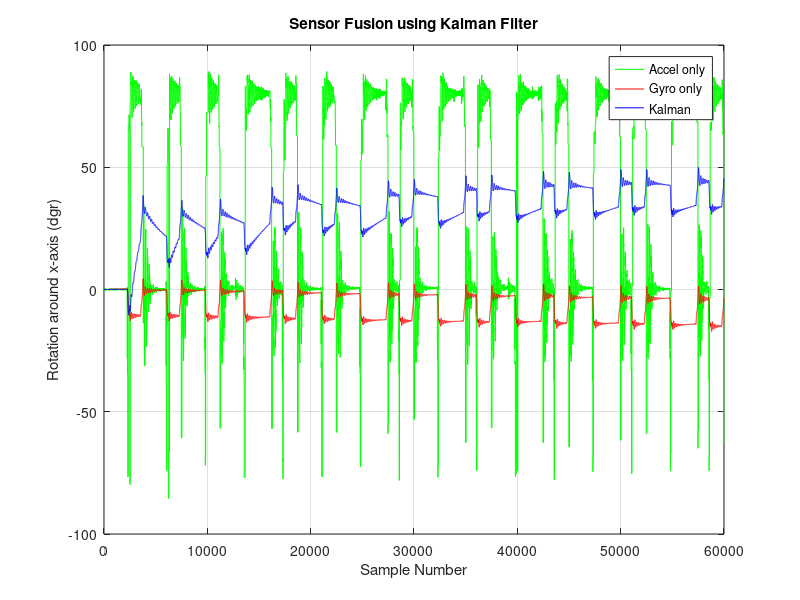
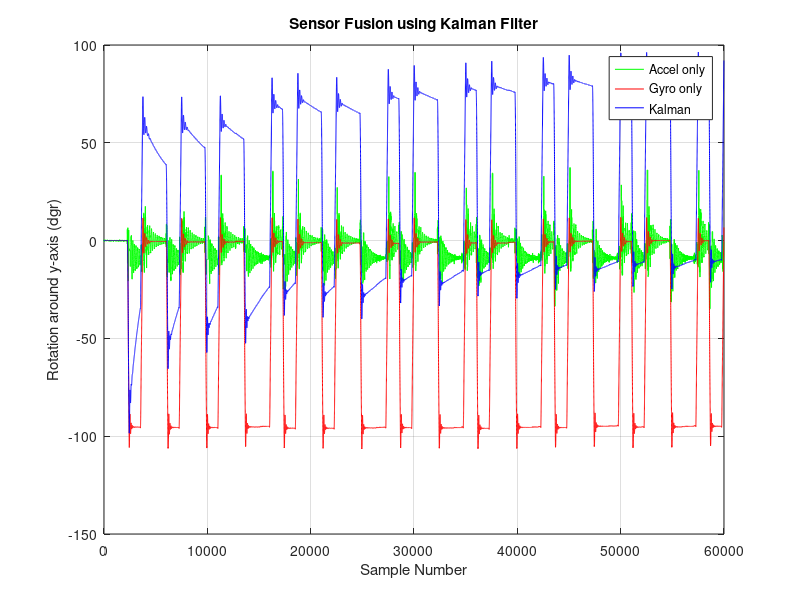
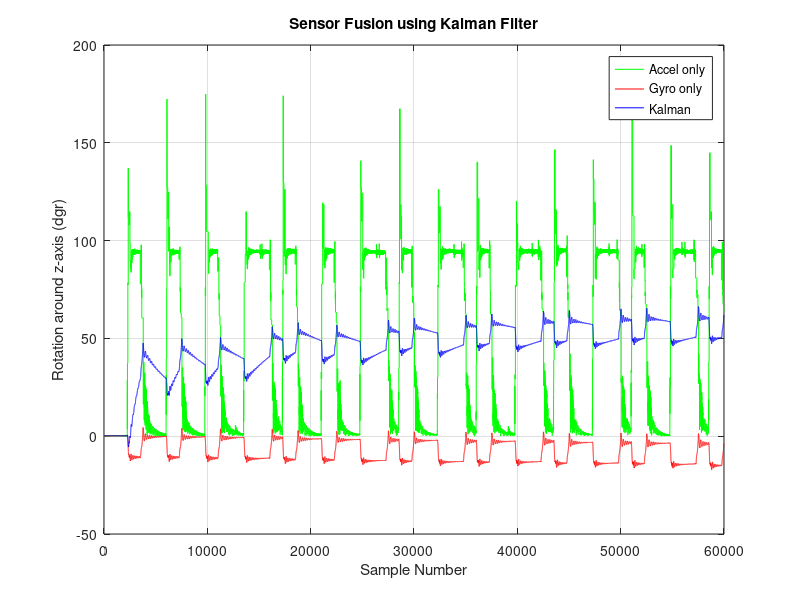

MATLAB code to generate these figures, in order: (Note: a time limit stopped this script after it produced the figures.)
# Load Quaternion pkg
pkg load quaternion;

# Parameters
filter = 5; % 0 = "raw", 1 = "static cal", 2 = "static cal + mvavg", 3 = "static cal + fir", 4 = "static cal + kalman", 5 = "simple cal + no filter", 6 = "simple cal + mvavg"
ign_samples = 0; % samples to ignore until Filter has converged
gyro_weight = 0.98;
acc_range = 0.1;
gyr_sens = 32.8;
acc_sens = 8192;
delta_t = 1/500;
grav_raw = acc_sens;
gravity = 9.80665;
f_norm = [0; 0; acc_sens];
acc_rec = [0; 0; 1];
v = [0; 0; 0];
s = [0; 0; 0];

#Kalman Function
function angle_out = kalman_angle(angle_in, rate, stddev_angle, stddev_rate, delta_t)
  
  # Compute Variances
  var_angle = stddev_angle^2;
  var_rate = stddev_rate^2;

  # Initialize
  y_hat = [0; 0];
  A = [1 (-delta_t); 0 1];
  B = [delta_t; 0];
  H = eye(2,2);
  P = [1000 0; 0 1000];
  Q = [var_angle 0; 0 var_rate];
  R = [stddev_angle 0; 0 stddev_rate];

  # Go through samples
  for i=1:length(angle_in)
  
    # Rememver previous error covariance
    P_prev = P;

    # Prediction Update
    y_hat_neg = A*y_hat + B*rate(i);
    P = A*P_prev*transpose(A) + Q;

    # Measurement Update
    K = (P_prev*transpose(H))*inverse(H*P_prev*transpose(H) + R);
    y_hat = y_hat_neg + K*([angle_in(i); rate(i)] - H*y_hat_neg);
    P = (eye(2,2) - K*H)*P_prev;
    
    # Store values
    angle_out(i) = y_hat(1,1);
  end
  
  disp(P);

endfunction

# Load Data
if (filter == 1)
	load ('calibrated.mat', 'cal');
	data = cal;
	filter_str = "cal";
	f_norm = [331; -263; 8082];
	grav_raw = 8082;
elseif (filter == 2)
	load('mvavg.mat', 'mvavg');
	data = mvavg;
	filter_str = "mvavg";
	f_norm = [331; -263; 8082];
	grav_raw = 8082;
elseif (filter == "fir")
	load('fir.mat', 3);
	data = firfil;
	filter_str = "fir";
	f_norm = [331; -263; 8082];
	grav_raw = 8082;
elseif (filter == 4)
	load('kalman.mat', 'kalmanfil');
	data = kalmanfil;
	filter_str = "kalman";
	f_norm = [331; -263; 8082];
	grav_raw = 8082;
elseif (filter == 5)
	load('simple_calibration.mat', 'cal');
	data = cal;
	filter_str = "simple_cal";
	load('fnorm.mat', 'f_norm');
elseif (filter == 6)
	load('mvavg_simple_cal.mat', 'mvavg');
	data = mvavg;
	filter_str = "mvavg_simple_cal";
	load('fnorm.mat', 'f_norm');
else
	data = load('data.txt');
	filter_str = "raw";
endif

# Create Outfile Strings
outfile = strcat("quat_posVel_", filter_str, "_kalman.pdf");
q_mat_outfile = strcat("quatPos_", filter_str, "_kalman.mat");
avs_outfile = strcat("avs_", filter_str, "_kalman.mat");

# Extract Gyro and Accel Data
gx = data(:,1);
gy = data(:,2);
gz = data(:,3);
ax = data(:,4);
ay = data(:,5);
az = data(:,6);

# Convert
gx = gx / gyr_sens;
gy = gy / gyr_sens;
gz = gz / gyr_sens;
ax = ax / acc_sens;
ay = ay / acc_sens;
az = az / acc_sens;
f_norm = f_norm / acc_sens;

# Compute Standard deviations
if (filter == 1 || filter == 2 || filter == 3 || filter == 4)
  stddev_rate_x = 24.500152 / gyr_sens;
  stddev_rate_y = 1.029194 / gyr_sens;
  stddev_rate_z = 3.045021 / gyr_sens;
  stddev_angle_x = 22.443588 / acc_sens;
  stddev_angle_y = 72.858551 / acc_sens;
  stddev_angle_z = 40.575413 / acc_sens;
else
  stddev_rate_x = std(gx);
  stddev_rate_y = std(gy);
  stddev_rate_z = std(gz);
  stddev_angle_x = std(ax);
  stddev_angle_y = std(ay);
  stddev_angle_z = std(az);
endif;

# Compute Angle
for i = 1:length(gx)
  
  # Get Magnitude of acceleration
  acc_i = [ax(i); ay(i); az(i)];
  acc_mag = norm(acc_i);
  
  # Use recent Acc if acceleration is way different than gravity
  if (acc_mag < (1-acc_range) || acc_mag > (1+acc_range))
    acc_norm = acc_rec;
  elseif (acc_mag != 0) % normalize
    acc_norm = acc_i / acc_mag;
  else 
    acc_norm = acc_i;
  endif;
  
  # Store Acc for next iteration
  acc_rec = acc_norm;
  
  # Compute Angle from Accelerometer and convert to dgr
  angle_acc_x(i) = asin(acc_norm(1,1)) / pi * 180;
  angle_acc_y(i) = asin(acc_norm(2,1)) / pi * 180;
  angle_acc_z(i) = acos(acc_norm(3,1)) / pi * 180;
  
  # Compute Angle from Gyroscope
  if (i == 1)
    angle_gyr_x(i) = gx(i) * delta_t;
    angle_gyr_y(i) = gy(i) * delta_t;
    angle_gyr_z(i) = gz(i) * delta_t;
  else
    angle_gyr_x(i) = angle_gyr_x(i-1) + gx(i) * delta_t;
    angle_gyr_y(i) = angle_gyr_y(i-1) + gy(i) * delta_t;
    angle_gyr_z(i) = angle_gyr_z(i-1) + gz(i) * delta_t;
  endif;

endfor

# Apply Kalman Filter
angle_x = kalman_angle(angle_acc_x, gx, stddev_angle_x, stddev_rate_x, delta_t);
angle_y = kalman_angle(angle_acc_y, gy, stddev_angle_y, stddev_rate_y, delta_t);
angle_z = kalman_angle(angle_acc_z, gz, stddev_angle_z, stddev_rate_z, delta_t);

# Plot x
plot(angle_acc_x, "g");
hold on;
plot(angle_gyr_x, "r");
hold on;
plot(angle_x, "b");
hold on;

# Set up Plot
grid on;
title('Sensor Fusion using Kalman Filter');
xlabel('Sample Number');
ylabel('Rotation around x-axis (dgr)');
legend('Accel only', 'Gyro only', 'Kalman');

# Print
print(outfile);
hold off;

# Plot y
plot(angle_acc_y, "g");
hold on;
plot(angle_gyr_y, "r");
hold on;
plot(angle_y, "b");
hold on;

# Set up Plot
grid on;
title('Sensor Fusion using Kalman Filter');
xlabel('Sample Number');
ylabel('Rotation around y-axis (dgr)');
legend('Accel only', 'Gyro only', 'Kalman');

# Print
print("-append", outfile);
hold off;

# Plot z
plot(angle_acc_z, "g");
hold on;
plot(angle_gyr_z, "r");
hold on;
plot(angle_z, "b");
hold on;

# Set up Plot
grid on;
title('Sensor Fusion using Kalman Filter');
xlabel('Sample Number');
ylabel('Rotation around z-axis (dgr)');
legend('Accel only', 'Gyro only', 'Kalman');

# Print
print("-append", outfile);
hold off;

# Absolute Quaternion
quat_abs = quaternion(1, 0, 0, 0);

# Compute Quaternions
for i = (ign_samples+1):length(gx)
  
  #Get data set (already converted)
  gyr = [gx(i); gy(i); gz(i)];
  acc = [ax(i); ay(i); az(i)];
  
  ############## Quaternion Start ##############
  
  #Convert angle to radians
  angle_acc_z_rad = angle_acc_z * pi/180;
  
  # Normalize Acc
  acc_norm_sc = acc / norm(acc);
  if (acc_norm_sc != 0)
    acc_norm = acc / acc_norm_sc;
  else 
    acc_norm_sc = 1;
    acc_norm = acc;
  endif;
  
  # Construct absolute rotation quaternion
  quat_abs = unit(quaternion(cos(angle_acc_z_rad(i)/2), acc_norm(1,1)*sin(angle_acc_z_rad(i)/2), acc_norm(2,1)*sin(angle_acc_z_rad(i)/2), acc_norm(3,1)*sin(angle_acc_z_rad(i)/2)));
  
  # Keep track of quaternions for plot
  qw(i) = quat_abs.w;
  qx(i) = quat_abs.x;
  qy(i) = quat_abs.y;
  qz(i) = quat_abs.z;
  
  ######## Velocity / Position Start #########
  
  
   #Helper Computations
  qw_qw = qw(i) * qw(i);
  qw_qx = qw(i) * qx(i);
  qw_qy = qw(i) * qy(i);
  qw_qz = qw(i) * qz(i);
  qx_qx = qx(i) * qx(i);
  qx_qy = qx(i) * qy(i);
  qx_qz = qx(i) * qz(i);
  qy_qy = qy(i) * qy(i);
  qy_qz = qy(i) * qz(i);
  qz_qz = qz(i) * qz(i);
  
  #Quaternion to Rotation Matrix
  rot = [(qw_qw + qx_qx - qy_qy - qz_qz) 	(2 * qx_qy + 2 * qw_qz) 	(2 * qx_qz - 2 * qw_qy); 
	  (2 * qx_qy - 2 * qw_qz) 		(qw_qw - qx_qx + qy_qy - qz_qz) (2 * qy_qz + 2 * qw_qx)
	  (2 * qx_qz + 2 * qw_qy) 		(2 * qy_qz - 2 * qw_qx) 	(qw_qw - qx_qx - qy_qy + qz_qz)];
  
  #Get Transpose
  rot_t = transpose(rot);
  
  #Compute Intertial Acceleration
  acc_i = rot_t * acc - f_norm;
  
  #Convert to m/s^2
  acc_i_c = acc_i * gravity;
  
  # Get current acceleration
  if ( i <= (ign_samples+1) )
    a_curr = [0; 0; 0];
  else
    a_curr = acc_i_c;
  endif;
  
  #Compute Velocity (first integration)
  v_curr = v + a_curr * delta_t; %v + acc_i_c * delta_t;
  
  #Compute Position (second integration)
  s_curr = s + v * delta_t; %s + v*delta_t + 0.5 * acc_i_c * delta_t^2;
  
  #Replace old velocity and position by new ones
  v = v_curr;
  s = s_curr;
  
  # Keep track of velocity and position for plots
  oax(i) = a_curr(1,1);
  oay(i) = a_curr(2,1);
  oaz(i) = a_curr(3,1);
  vx(i) = v(1,1);
  vy(i) = v(2,1);
  vz(i) = v(3,1);
  sx(i) = s(1,1);
  sy(i) = s(2,1);
  sz(i) = s(3,1);
  
endfor

# clear
hold off;

# Plot Quaternion
plot(qw, "c");
hold on;
plot(qx, "r");
hold on;
plot(qy, "g");
hold on;
plot(qz, "b");
hold on;

# Set up Plot
grid on;
title('Quaternions (after calibration and filtering)');
xlabel('Sample Number');
ylabel('Value');
legend('w', 'x', 'y', 'z');

# Prepare for Data Export
qw = rot90(qw, -1);
qx = rot90(qx, -1);
qy = rot90(qy, -1);
qz = rot90(qz, -1);
oax = rot90(oax, -1);
oay = rot90(oay, -1);
oaz = rot90(oaz, -1);
vx = rot90(vx, -1);
vy = rot90(vy, -1);
vz = rot90(vz, -1);
sx = rot90(sx, -1);
sy = rot90(sy, -1);
sz = rot90(sz, -1);

# Data Export for IMU Viewer
out = [qw qx qy qz sx sy sz];
save(q_mat_outfile, 'out');

# Data Export for Fusion with UWB
avs = [oax oay oaz vx vy vz sx sy sz];
save(avs_outfile, 'avs');

# Print
print("-append", outfile);
hold off;

# Plot Velocity
plot(vx, "r");
hold on;
plot(vy, "g");
hold on;
plot(vz, "b");
hold on;

# Set up Plot
grid on;
title('Velocity');
xlabel('Sample Number');
ylabel('Velocity (m/s)');
legend('x', 'y', 'z');
hold off;

# Print Velocity
print("-append", outfile);

# Plot Position
plot(sx, "r");
hold on;
plot(sy, "g");
hold on;
plot(sz, "b");
hold on;

# Set up Plot
grid on;
title('Position');
xlabel('Sample Number');
ylabel('Position (m)');
legend('x', 'y', 'z');
hold off;

# Print Position
print("-append", outfile);
